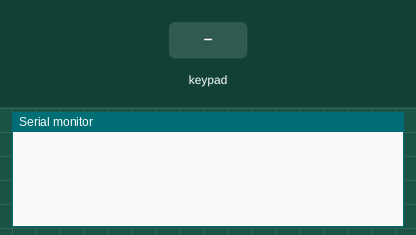
Bench run of a sketch on a simulated Arduino Uno, built with avr-gcc and run on an emulated ATmega328P. On the bench: the last lines printed to the serial monitor. The test bench sets the inputs (shaded band).

Above: at 1.2 s.
1.3 s: key '1' pressed
At 2.0 s:
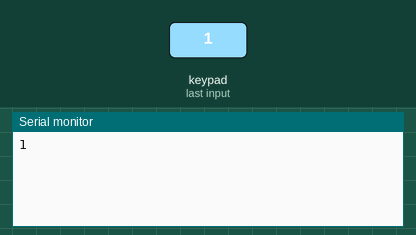
2.8 s: keypad keys 1 6 4 2 1 5 # pressed 0.4 s apart
At 6.3 s:
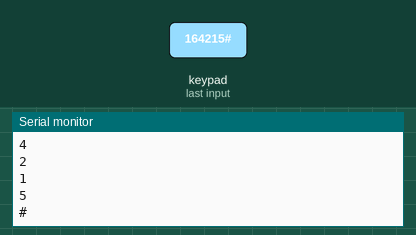
7.1 s: key 'A' pressed
At 7.6 s:
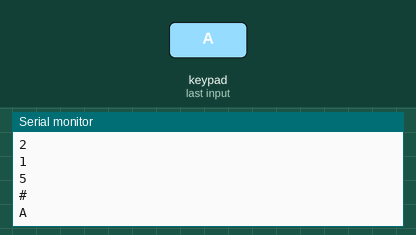
8.6 s: keypad keys 1 6 4 2 1 5 * pressed 0.4 s apart
At 11.7 s:
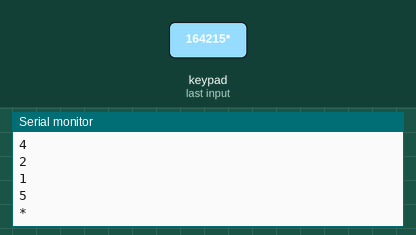
12.9 s: key 'B' pressed
At 13.4 s:
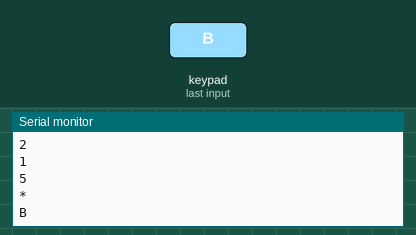
14.4 s: keypad keys 1 6 4 2 1 5 D pressed 0.4 s apart
At 17.4 s:
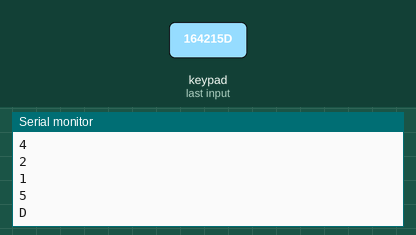
Timing chart, 0 to 18.9 s (numbered marks = the images above; inputs shaded):
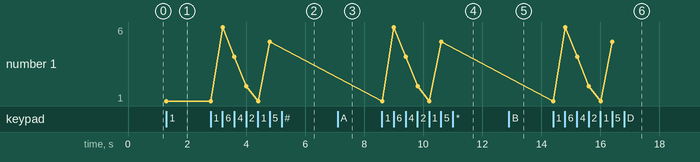

Measured:
- after the input at 1.3 s, the serial monitor: prints a new line at once (image 1)
- after the input at 2.8 s, the serial monitor: prints a new line after 0.41 s (image 2)
- after the input at 7.1 s, the serial monitor: prints a new line at once (image 3)
- after the input at 8.6 s, the serial monitor: prints a new line at once (image 4)
- after the input at 12.9 s, the serial monitor: prints a new line at once (image 5)
- after the input at 14.4 s, the serial monitor: prints a new line at once (image 6)
- plotted number 1: 1 → 5 after the input at 2.8 s

The sketch:

Keypad4x4.ino
```cpp
#include <Keypad.h>
#define ROW_NUM     4 // four rows
#define COLUMN_NUM  4 // four columns

char keys[ROW_NUM][COLUMN_NUM] = {
  {'1', '2', '3', 'A'},
  {'4', '5', '6', 'B'},
  {'7', '8', '9', 'C'},
  {'*', '0', '#', 'D'}
};

byte pin_rows[ROW_NUM]      = {16, 4, 2, 15}; // GIOP19, GIOP18, GIOP5, GIOP17 connect to the row pins
byte pin_column[COLUMN_NUM] = {13, 12, 5, 17};   // GIOP16, GIOP4, GIOP0, GIOP2 connect to the column pins

Keypad keypad = Keypad( makeKeymap(keys), pin_rows, pin_column, ROW_NUM, COLUMN_NUM );

void setup() {
  Serial.begin(9600);
}

void loop() {
  char key = keypad.getKey();

  if (key) {
    Serial.println(key);
  }
}
```
